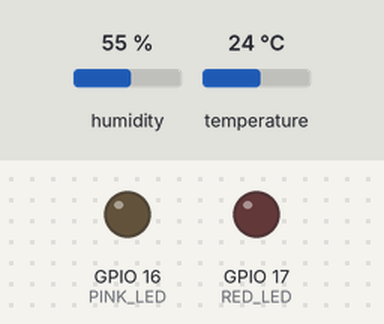
Bench run of a sketch on a simulated ESP32. On the bench: output pins drawn as LEDs (lit = HIGH). The inputs (shaded band) are chosen by the test bench; at power-on: temperature 24 °C, humidity 55 %. WiFi joins after 1.5 s; servers stay silent unless stated; uploads are accepted with an empty reply; the local clock reads 2024-03-15 10:24:30 at power-on unless the sketch sets it; what the sketch prints to the serial monitor is not drawn.

Above: at 2.7 s.
2.8 s: temperature set to 22.4 °C
5.8 s: temperature set to 21.3 °C
At 8.9 s:
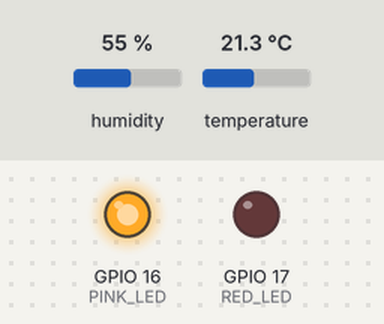
9.2 s: humidity set to 51 %
12.2 s: humidity set to 47 %
At 15.6 s:
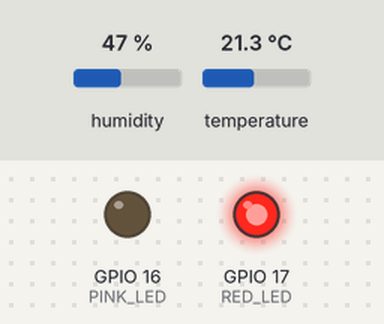
Timing chart, 0 to 16.6 s (numbered marks = the images above; inputs shaded):
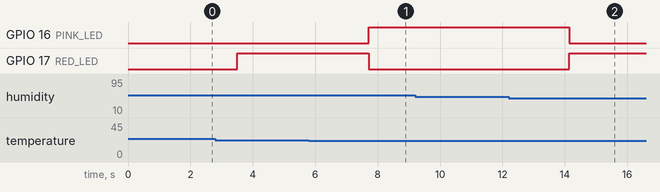

The sketch:

temp_sensor.ino
```cpp
#include <DHT.h>
#include <HTTPClient.h>
#include <WiFiClientSecure.h>
#include <WiFi.h>
#include <time.h>
#include <math.h>

#define DHTPIN 4       // Pin connected to the DHT sensor
#define DHTTYPE DHT22  // DHT22 sensor type
#define PINK_LED 16   // GPIO pin for green LED
#define RED_LED 17     // GPIO pin for red LED

// WiFi credentials
const char* ssid = "";
const char* password = "";

// API endpoint
const char* serverUrl = "";

const char* bearerToken = "";

const char* rootCACertificate = R"EOF(
-----BEGIN CERTIFICATE-----
-----END CERTIFICATE-----
)EOF";

const char* ntpServer = "pool.ntp.org";

// DHT sensor instance
DHT dht(DHTPIN, DHTTYPE);

float lastTemperature = NAN;  // Store last temperature
float lastHumidity = NAN;     // Store last humidity

const float TEMP_THRESHOLD = 0.1;  // Define temperature change threshold
const float HUMIDITY_THRESHOLD = 0.1;  // Define humidity change threshold

bool pinkLEDState = LOW;
bool redLEDState = LOW;

void setup() {
  Serial.begin(9600);

  // Initialize DHT sensor
  dht.begin();
  Serial.println("DHT Sensor initialized!");

  // Set up LED pins
  pinMode(PINK_LED, OUTPUT);
  pinMode(RED_LED, OUTPUT);

  configTime(0, 0, ntpServer);

  // Connect to WiFi
  Serial.print("Connecting to WiFi");
  WiFi.begin(ssid, password);
  while (WiFi.status() != WL_CONNECTED) {
    delay(500);
    Serial.print(".");
  }
  Serial.println("\nWiFi connected!");
}

void loop() {
  // Wait for 2 seconds between measurements
  delay(2000);

  float currentTemperature = dht.readTemperature();
  float currentHumidity = dht.readHumidity();

  // Check for valid readings
  if (isnan(currentTemperature) || isnan(currentHumidity)) {
    Serial.println("Failed to read from DHT sensor!");
    return;
  }

  bool newPinkLEDState = LOW;
  bool newRedLEDState = LOW;

  // Control LEDs based on rules
  if (currentHumidity >= 50 && currentHumidity <= 60 && currentTemperature >= 20 && currentTemperature <= 22) {
    newPinkLEDState = HIGH;
    newRedLEDState = LOW;
  } else {
    newPinkLEDState = LOW;
    newRedLEDState = HIGH;
  }

  if (newPinkLEDState != pinkLEDState) {
    pinkLEDState = newPinkLEDState;
    digitalWrite(PINK_LED, pinkLEDState);
    if (pinkLEDState == HIGH) {
      Serial.println("Green LED ON: Conditions are normal.");
    } else {
      Serial.println("Green LED OFF.");
    }
  }

  if (newRedLEDState != redLEDState) {
    redLEDState = newRedLEDState;
    digitalWrite(RED_LED, redLEDState);
    if (redLEDState == HIGH) {
      Serial.println("Red LED ON: Conditions are out of range.");
    } else {
      Serial.println("Red LED OFF.");
    }
  }

  // Send data to the server if there is a change
  if (abs(currentTemperature - lastTemperature) >= TEMP_THRESHOLD ||
      abs(currentHumidity - lastHumidity) >= HUMIDITY_THRESHOLD || isnan(lastTemperature) || isnan(lastHumidity)) {
    sendDataToServer(currentTemperature, currentHumidity);
    lastTemperature = currentTemperature;
    lastHumidity = currentHumidity;
  }
}

void sendDataToServer(float temperature, float humidity) {
  if (WiFi.status() == WL_CONNECTED) {
    WiFiClientSecure client;
    client.setCACert(rootCACertificate);

    HTTPClient https;

    time_t now = time(nullptr);

    // Prepare JSON payload
    String payload = "{\"temperature\":" + String(temperature) +
                   ",\"humidity\":" + String(humidity) +
                   ",\"timestamp\":\"" + String(now) + "\"}";

    if (https.begin(client, serverUrl)) {  // Use secure client and HTTPS URL
      https.addHeader("Content-Type", "application/json");

      https.addHeader("Authorization", bearerToken);

      // Send POST request
      int httpResponseCode = https.POST(payload);

      if (httpResponseCode > 0) {
        String response = https.getString();
        Serial.print("Server response: ");
        Serial.println(response);
      } else {
        Serial.print("Error sending data: ");
        Serial.println(https.errorToString(httpResponseCode));
      }

      https.end();
    } else {
      Serial.println("Unable to connect to server.");
    }
  } else {
    Serial.println("WiFi not connected!");
  }
}

// Function that gets current epoch time
unsigned long getTime() {
  time_t now;
  struct tm timeinfo;
  if (!getLocalTime(&timeinfo)) {
    //Serial.println("Failed to obtain time");
    return(0);
  }
  time(&now);
  return now;
}
```

Measured:
- the behaviour switches between 22.1 and 22 °C on temperature (found by bisection; images 0 and 1)
- the behaviour switches between 50 and 49 % on humidity (found by bisection; images 1 and 2)
- after the input at 5.8 s, GPIO 16 (PINK_LED): LOW → HIGH after 1.9 s; GPIO 17 (RED_LED): HIGH → LOW after 1.9 s
- after the input at 9.2 s, every drawn part: stays the same
- after the input at 12.2 s, GPIO 16 (PINK_LED): HIGH → LOW after 1.9 s; GPIO 17 (RED_LED): LOW → HIGH after 1.9 s
